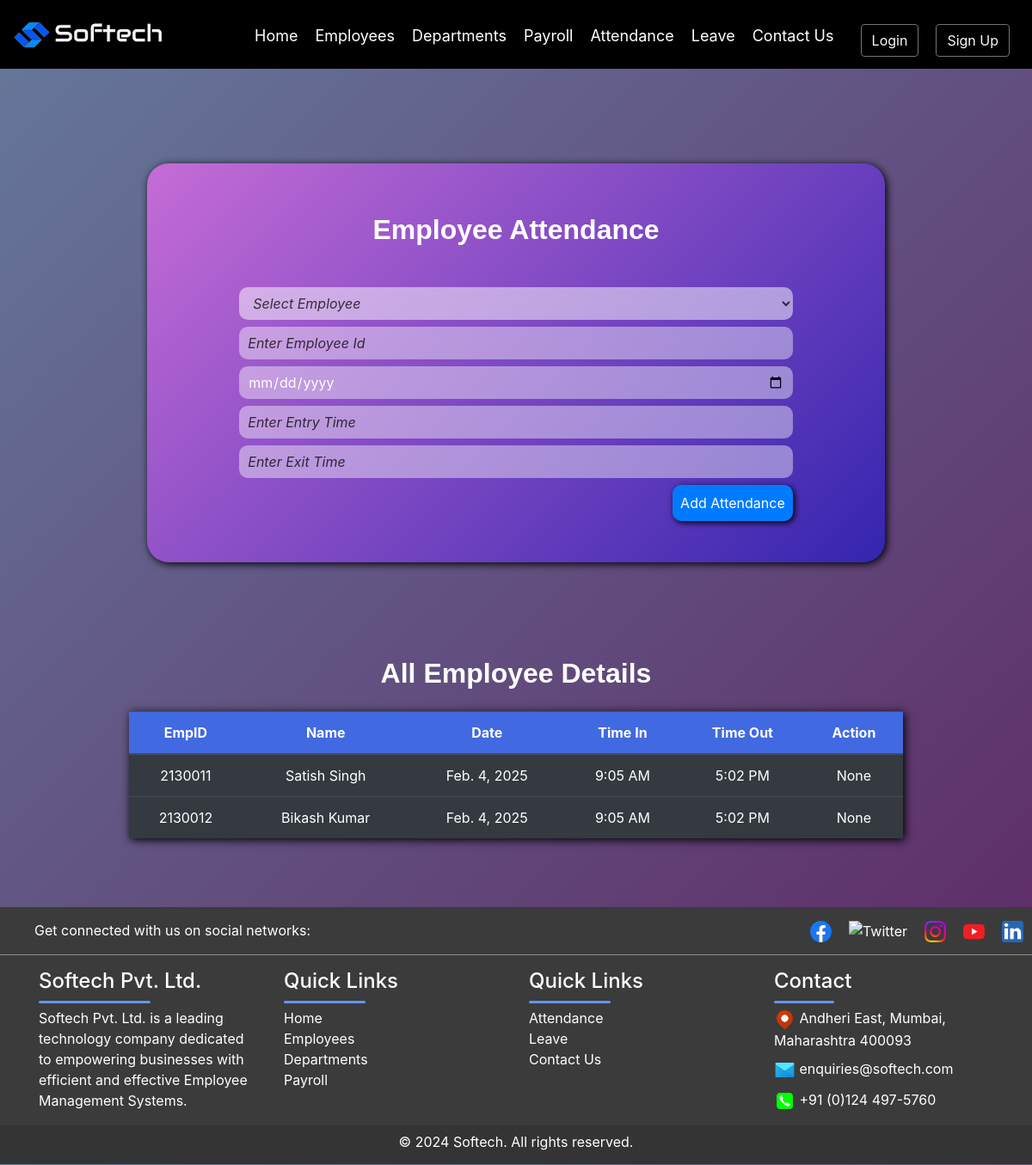
The app's page /attendance with its own data.
### app/models.py (models this page shows, shortened)
class Employees(models.Model):
      emp_id = models.CharField(max_length=10, primary_key=True)
      emp_name = models.CharField(max_length=100, null=True, blank=True)
      mobile_number = models.CharField(max_length=15, null=True, blank=True)
      email = models.EmailField(null=True, blank=True)
      address = models.TextField(null=True, blank=True)
      department_name = models.ForeignKey(Departments, null=True, blank=True, on_delete=models.CASCADE)
      role = models.CharField(max_length=100, null=True, blank=True)
      def __str__(self):
        return str(self.emp_name)

class Attendance(models.Model):
      emp_name = models.ForeignKey(Employees, on_delete=models.CASCADE)
      emp_id = models.CharField(max_length=100, null=True, blank=True)
      date = models.DateField(auto_now_add=False, null=True, blank=True)
      time_in = models.CharField(max_length=20, null=True, blank=True)
      time_out = models.CharField(max_length=20, null=True, blank=True)
      action = models.CharField(max_length=100,null=True,blank=True)

### app/views.py (the view, shortened to what this page needs)
# urls.py: path('attendance', views.attendance_page, name="attendance"),
def attendance_page(request):
    attendance=Attendance.objects.all()
    form=AttendanceForm()
    context = {'attendance':attendance,'form':form}
    return render(request, 'app/attendance.html', context)

### app/templates/app/attendance.html (shortened to what this page needs)
{% extends "base_template/base.html" %}
{% load static %}
{% block content %}
         <form method="POST" class="bg-body py-5 justify-content-center" id="formbackground">
            <h2 class="fs-3 fw-bold text-decoration-underline mb-5">Employee Attendance</h2>
            {{form.emp_name}}
            {{form.emp_id}}
            {{form.date}}
            {{form.time_in}}
            {{form.time_out}}
            <div class="d-flex justify-content-end w-75 mx-auto">
              <button class="btn btn-primary p-2"  id="addBtn" type="submit">Add Attendance</button>
          </div>
          </form>
        <div class="w-auto mx-auto">
            <h2 class="fs-3 fw-bold text-decoration-underline mb-2 mt-5">All Employee Details</h2>
            <table class="table table-dark table-hover mt-4 mb-5 text-center w-75">
               <thead class="fw-bold">
                   <th>EmpID</th>
                   <th>Name</th>
                   <th>Date</th>
                   <th>Time In</th>
                   <th>Time Out</th>
                   <th>Action</th>
               </thead>
               <tbody id="AttendanceTable">
                {% for a in attendance %}
                <tr>
                  <td>{{a.emp_id}}</td>
                  <td>{{a.emp_name}}</td>
                  <td>{{a.date}}</td>
                  <td>{{a.time_in}}</td>
                  <td>{{a.time_out}}</td>
                  <td>{{a.action}}</td>
                </tr>
                {% endfor %}
               </tbody>
            </table>
        </div>
      {% endblock content %}

### app/static/app/CSS_files/style.css (style rules this page uses)
body { background: linear-gradient(135deg, #647095 0%, #5e2563 100%); color: white !important; margin: 0 !important; padding: 0 !important; overflow-x: hidden; }
.bg-body { background-color: rebeccapurple !important; }
h2 { font-family: Helvetica; text-align: center; }
table thead { color: white; font-weight: bold; background-color: royalblue; margin: auto; padding: auto; }
table { margin: auto !important; box-shadow: 2px 2px 10px black; }
input, textarea { background-color: rgba(255, 255, 255, 0.416) !important; background-blend-mode: overlay !important; backdrop-filter: blur(5px) !important; color: white !important; border: none !important; border-radius: 10px !important; padding: 10px !important; transition: background-color 0.3s ease-in-out !important; }
::placeholder { color: rgba(0, 0, 0, 0.744) !important; font-style: italic; }
h2 { margin: 10px 0px !important; font-weight: bold !important; text-align: center !important; }
select { font-style: italic; background-color: rgba(255, 255, 255, 0.5) !important; backdrop-filter: blur(5px) !important; color: rgba(0, 0, 0, 0.744) !important; border: none !important; border-radius: 10px !important; transition: background-color 0.3s ease-in-out !important; }
button { margin: 20px 0; border-radius: 10px !important; transition: background-color 0.3s ease-in-out !important; box-shadow: 2px 2px 7px black; }
table tr td { color: white; }
@media screen and (min-width: 768px) { .table { width: 100% !important; } }
#formbackground { background: linear-gradient(135deg, #c56cd6 0%, #3425af 100%); border-radius: 25px; margin: 110px 171px; transition: transform 0.3s ease; box-shadow: 2px 2px 10px black; }

### records on screen
Employees: emp_name "Select Employee"
Attendance: emp_id "2130011", emp_name "Satish Singh", date "Feb. 4, 2025", time_in "9:05 AM", time_out "5:02 PM", action "None"
Attendance: emp_id "2130012", emp_name "Bikash Kumar", date "Feb. 4, 2025", time_in "9:05 AM", time_out "5:02 PM", action "None"
